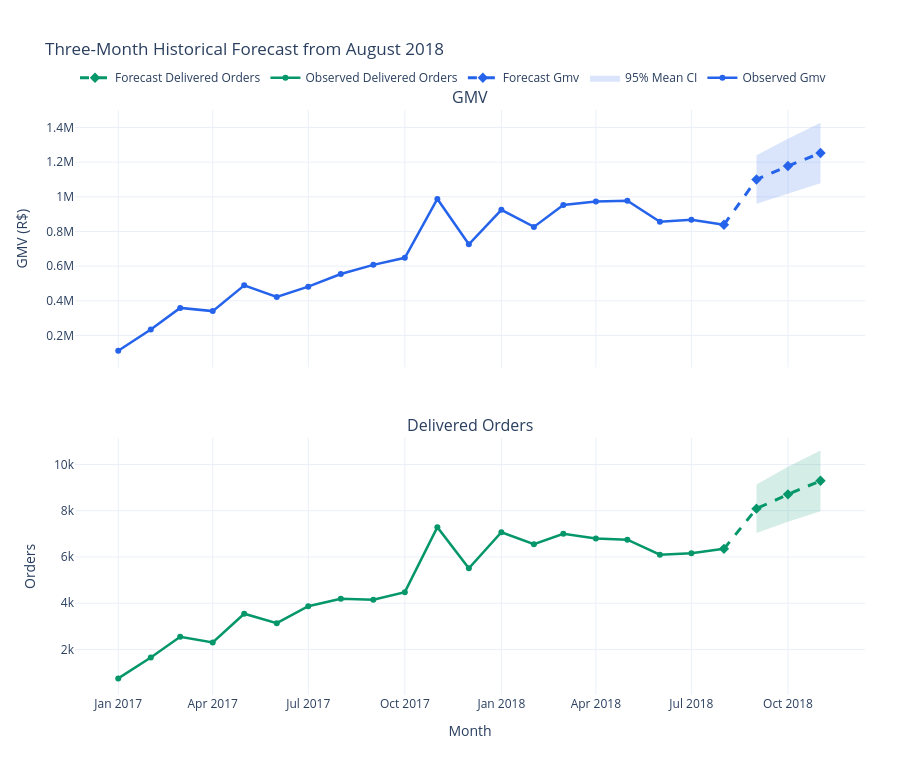

Here is the notebook cell this chart was saved with:
### Markdown cell above
### 5.2.1 Three-Month Multivariable Regression Forecast

This exploratory forecast uses complete months from January 2017 through August 2018. For each target, the linear model uses a year-and-month time index plus month-of-year seasonality:

$$
y_m=\beta_0+\beta_1[12(\mathrm{Year}_m-2017)+(\mathrm{Month}_m-1)]
+\beta_2\sin\!\left(\frac{2\pi(\mathrm{Month}_m-1)}{12}\right)
+\beta_3\cos\!\left(\frac{2\pi(\mathrm{Month}_m-1)}{12}\right)+\varepsilon_m.
$$

The shaded 95% confidence interval describes uncertainty in the **expected monthly mean**, not a range guaranteed to contain an individual future month. With only 20 historical months, trend changes, autocorrelation, and external shocks are not captured.

### Code cell
# Forecast three months from the last complete observed month.
from plotly.subplots import make_subplots
from scipy.stats import t as student_t

forecast_history = monthly_market.loc[
    monthly_market["month"].between(pd.Timestamp("2017-01-01"), pd.Timestamp("2018-08-01"))
].copy()
expected_months = pd.date_range("2017-01-01", "2018-08-01", freq="MS")
assert forecast_history["month"].tolist() == expected_months.tolist(), "Training months must be complete and consecutive."
forecast_months = pd.date_range(
    forecast_history["month"].max() + pd.offsets.MonthBegin(1), periods=3, freq="MS"
)

def monthly_design(months):
    year = months.dt.year.to_numpy()
    month = months.dt.month.to_numpy()
    elapsed_months = (year - 2017) * 12 + (month - 1)
    return np.column_stack([
        np.ones(len(months)), elapsed_months,
        np.sin(2 * np.pi * (month - 1) / 12),
        np.cos(2 * np.pi * (month - 1) / 12),
    ])

history_design = monthly_design(forecast_history["month"])
future_design = monthly_design(pd.Series(forecast_months))
forecast_table = pd.DataFrame({"month": forecast_months})

for target in ["gmv", "delivered_orders"]:
    observed = forecast_history[target].to_numpy(dtype=float)
    coefficients = np.linalg.lstsq(history_design, observed, rcond=None)[0]
    fitted = history_design @ coefficients
    residual_degrees = len(observed) - history_design.shape[1]
    residual_variance = np.sum((observed - fitted) ** 2) / residual_degrees
    inverse_information = np.linalg.pinv(history_design.T @ history_design)
    expected_values = future_design @ coefficients
    mean_standard_error = np.sqrt(
        residual_variance * np.einsum("ij,jk,ik->i", future_design, inverse_information, future_design)
    )
    confidence_margin = student_t.ppf(0.975, residual_degrees) * mean_standard_error
    forecast_table[target] = expected_values
    forecast_table[f"{target}_ci_low"] = expected_values - confidence_margin
    forecast_table[f"{target}_ci_high"] = expected_values + confidence_margin

forecast_figure = make_subplots(
    rows=2, cols=1, shared_xaxes=True, vertical_spacing=0.12,
    subplot_titles=("GMV", "Delivered Orders"),
)
for row, target, color, fill_color in [
    (1, "gmv", "#2563EB", "rgba(37,99,235,0.17)"),
    (2, "delivered_orders", "#059669", "rgba(5,150,105,0.17)"),
]:
    forecast_figure.add_trace(go.Scatter(
        x=forecast_history["month"], y=forecast_history[target],
        mode="lines+markers", name=f"Observed {target.replace('_', ' ').title()}",
        line={"color": color, "width": 2.5},
    ), row=row, col=1)
    forecast_figure.add_trace(go.Scatter(
        x=forecast_months, y=forecast_table[f"{target}_ci_low"],
        mode="lines", line={"color": color, "width": 0}, showlegend=False, hoverinfo="skip",
    ), row=row, col=1)
    forecast_figure.add_trace(go.Scatter(
        x=forecast_months, y=forecast_table[f"{target}_ci_high"],
        mode="lines", line={"color": color, "width": 0}, fill="tonexty",
        fillcolor=fill_color, name="95% Mean CI" if row == 1 else None,
        showlegend=row == 1, hoverinfo="skip",
    ), row=row, col=1)
    forecast_figure.add_trace(go.Scatter(
        x=[forecast_history["month"].iloc[-1], *forecast_months],
        y=[forecast_history[target].iloc[-1], *forecast_table[target].tolist()],
        mode="lines+markers", name=f"Forecast {target.replace('_', ' ').title()}",
        line={"color": color, "width": 3, "dash": "dash"},
        marker={"symbol": "diamond", "size": 8},
    ), row=row, col=1)
forecast_figure.update_yaxes(title_text="GMV (R$)", row=1, col=1)
forecast_figure.update_yaxes(title_text="Orders", row=2, col=1)
forecast_figure.update_xaxes(title_text="Month", row=2, col=1)
forecast_figure.update_layout(
    title="Three-Month Historical Forecast from August 2018",
    template="plotly_white", height=760,
    legend={"orientation": "h", "y": 1.08}, margin={"l": 75, "r": 35, "t": 110, "b": 65},
)
forecast_figure.show()
display(forecast_table.style.format({
    "gmv": "R$ {:,.0f}", "gmv_ci_low": "R$ {:,.0f}", "gmv_ci_high": "R$ {:,.0f}",
    "delivered_orders": "{:,.0f}", "delivered_orders_ci_low": "{:,.0f}",
    "delivered_orders_ci_high": "{:,.0f}",
}))

### Figure 1 — Plotly figure (JSON) as saved in the notebook; plotly's stock layout.template omitted (floating-point values rounded to 4 significant figures)
{"data": [{"line": {"color": "#2563EB", "width": 2.5}, "mode": "lines+markers", "name": "Observed Gmv", "type": "scatter", "x": ["2017-01-01T00:00:00.000000", "2017-02-01T00:00:00.000000", "2017-03-01T00:00:00.000000", "2017-04-01T00:00:00.000000", "2017-05-01T00:00:00.000000", "2017-06-01T00:00:00.000000", "2017-07-01T00:00:00.000000", "2017-08-01T00:00:00.000000", "2017-09-01T00:00:00.000000", "2017-10-01T00:00:00.000000", "2017-11-01T00:00:00.000000", "2017-12-01T00:00:00.000000", "2018-01-01T00:00:00.000000", "2018-02-01T00:00:00.000000", "2018-03-01T00:00:00.000000", "2018-04-01T00:00:00.000000", "2018-05-01T00:00:00.000000", "2018-06-01T00:00:00.000000", "2018-07-01T00:00:00.000000", "2018-08-01T00:00:00.000000"], "xaxis": "x", "y": [111800.0, 234200.0, 359200.0, 340700.0, 489300.0, 421900.0, 481600.0, 554700.0, 607400.0, 648200.0, 987800.0, 726000.0, 924600.0, 826400.0, 953400.0, 973500.0, 977500.0, 856100.0, 868000.0, 838600.0], "yaxis": "y"}, {"hoverinfo": "skip", "line": {"color": "#2563EB", "width": 0}, "mode": "lines", "showlegend": false, "type": "scatter", "x": ["2018-09-01T00:00:00.000000", "2018-10-01T00:00:00.000000", "2018-11-01T00:00:00.000000"], "xaxis": "x", "y": [960700.0, 1020000.0, 1079000.0], "yaxis": "y"}, {"fill": "tonexty", "fillcolor": "rgba(37,99,235,0.17)", "hoverinfo": "skip", "line": {"color": "#2563EB", "width": 0}, "mode": "lines", "name": "95% Mean CI", "showlegend": true, "type": "scatter", "x": ["2018-09-01T00:00:00.000000", "2018-10-01T00:00:00.000000", "2018-11-01T00:00:00.000000"], "xaxis": "x", "y": [1239000.0, 1335000.0, 1427000.0], "yaxis": "y"}, {"line": {"color": "#2563EB", "dash": "dash", "width": 3}, "marker": {"size": 8, "symbol": "diamond"}, "mode": "lines+markers", "name": "Forecast Gmv", "type": "scatter", "x": ["2018-08-01T00:00:00", "2018-09-01T00:00:00", "2018-10-01T00:00:00", "2018-11-01T00:00:00"], "xaxis": "x", "y": [838600.0, 1100000.0, 1177000.0, 1253000.0], "yaxis": "y"}, {"line": {"color": "#059669", "width": 2.5}, "mode": "lines+markers", "name": "Observed Delivered Orders", "type": "scatter", "x": ["2017-01-01T00:00:00.000000", "2017-02-01T00:00:00.000000", "2017-03-01T00:00:00.000000", "2017-04-01T00:00:00.000000", "2017-05-01T00:00:00.000000", "2017-06-01T00:00:00.000000", "2017-07-01T00:00:00.000000", "2017-08-01T00:00:00.000000", "2017-09-01T00:00:00.000000", "2017-10-01T00:00:00.000000", "2017-11-01T00:00:00.000000", "2017-12-01T00:00:00.000000", "2018-01-01T00:00:00.000000", "2018-02-01T00:00:00.000000", "2018-03-01T00:00:00.000000", "2018-04-01T00:00:00.000000", "2018-05-01T00:00:00.000000", "2018-06-01T00:00:00.000000", "2018-07-01T00:00:00.000000", "2018-08-01T00:00:00.000000"], "xaxis": "x2", "y": [750, 1653, 2546, 2303, 3546, 3135, 3872, 4193, 4150, 4478, 7289, 5513, 7069, 6555, 7003, 6798, 6749, 6099, 6159, 6351], "yaxis": "y2"}, {"hoverinfo": "skip", "line": {"color": "#059669", "width": 0}, "mode": "lines", "showlegend": false, "type": "scatter", "x": ["2018-09-01T00:00:00.000000", "2018-10-01T00:00:00.000000", "2018-11-01T00:00:00.000000"], "xaxis": "x2", "y": [7038.0, 7520.0, 7982.0], "yaxis": "y2"}, {"fill": "tonexty", "fillcolor": "rgba(5,150,105,0.17)", "hoverinfo": "skip", "line": {"color": "#059669", "width": 0}, "mode": "lines", "showlegend": false, "type": "scatter", "x": ["2018-09-01T00:00:00.000000", "2018-10-01T00:00:00.000000", "2018-11-01T00:00:00.000000"], "xaxis": "x2", "y": [9139.0, 9896.0, 10610.0], "yaxis": "y2"}, {"line": {"color": "#059669", "dash": "dash", "width": 3}, "marker": {"size": 8, "symbol": "diamond"}, "mode": "lines+markers", "name": "Forecast Delivered Orders", "type": "scatter", "x": ["2018-08-01T00:00:00", "2018-09-01T00:00:00", "2018-10-01T00:00:00", "2018-11-01T00:00:00"], "xaxis": "x2", "y": [6351, 8088.0, 8708.0, 9293.0], "yaxis": "y2"}], "layout": {"annotations": [{"font": {"size": 16}, "showarrow": false, "text": "GMV", "x": 0.5, "xanchor": "center", "xref": "paper", "y": 1, "yanchor": "bottom", "yref": "paper"}, {"font": {"size": 16}, "showarrow": false, "text": "Delivered Orders", "x": 0.5, "xanchor": "center", "xref": "paper", "y": 0.44, "yanchor": "bottom", "yref": "paper"}], "height": 760, "legend": {"orientation": "h", "y": 1.08}, "margin": {"b": 65, "l": 75, "r": 35, "t": 110}, "title": {"text": "Three-Month Historical Forecast from August 2018"}, "xaxis": {"anchor": "y", "domain": [0, 1], "matches": "x2", "showticklabels": false}, "xaxis2": {"anchor": "y2", "domain": [0, 1], "title": {"text": "Month"}}, "yaxis": {"anchor": "x", "domain": [0.56, 1], "title": {"text": "GMV (R$)"}}, "yaxis2": {"anchor": "x2", "domain": [0, 0.44], "title": {"text": "Orders"}}}}
